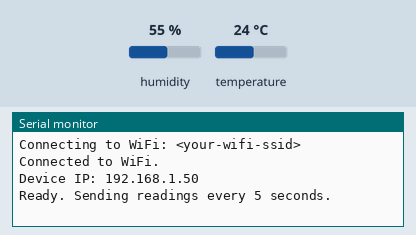
This sketch was run on a simulated Arduino Uno R4 WiFi. Shown: the last lines printed to the serial monitor. Inputs (shaded band) come from the test bench; at power-on: humidity 55 %, temperature 24 °C. WiFi joins after 1.5 s; servers stay silent unless stated; uploads are accepted with an empty reply.

Above: at 2.7 s.
2.8 s: humidity set to 22 %
At 6.2 s:
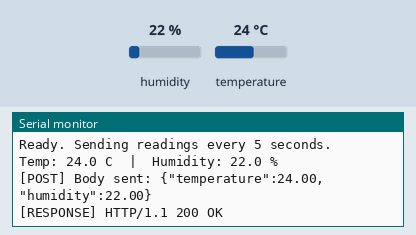
9.7 s: temperature set to 12 °C
At 10.18 s:
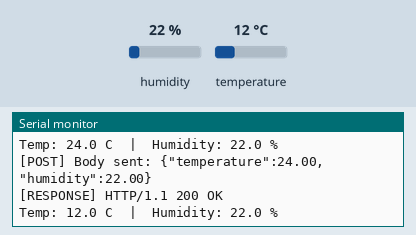
16.6 s: humidity set to 40 %
At 21.2 s:
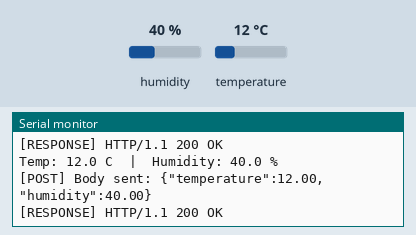

Measured:
- after the input at 2.8 s, the serial monitor: prints a new line after 2.2 s (image 1)
- after the input at 9.7 s, the serial monitor: prints a new line after 0.32 s (image 2)
- after the input at 16.6 s, the serial monitor: prints a new line after 3.4 s (image 3)

The sketch:

ForecastIoT.ino
```cpp
#include "DHT.h"
#include "WiFiS3.h"

// DHT11 sensor configuration
#define DHTPIN    2
#define DHTTYPE   DHT11
DHT dht(DHTPIN, DHTTYPE);

// WiFi credentials
char ssid[] = "<your-wifi-ssid>";
char pass[] = "<your-wifi-password>";

// Backend server
char server[] = "<your-backend-server-ip>";
int  port     = 3000;

WiFiClient client;

// Interval between sensor reads (milliseconds)
const unsigned long READ_INTERVAL = 5000;
unsigned long lastReadTime = 0;

void setup() {
  Serial.begin(9600);
  dht.begin();

  Serial.print("Connecting to WiFi: ");
  Serial.println(ssid);

  while (WiFi.begin(ssid, pass) != WL_CONNECTED) {
    Serial.print(".");
    delay(1000);
  }

  Serial.println("\nConnected to WiFi.");
  Serial.print("Device IP: ");
  Serial.println(WiFi.localIP());
  Serial.println("Ready. Sending readings every 5 seconds.\n");
}

void loop() {
  unsigned long now = millis();

  // Only read and send after the interval has elapsed
  if (now - lastReadTime < READ_INTERVAL) {
    return;
  }
  lastReadTime = now;

  float humidity    = dht.readHumidity();
  float temperature = dht.readTemperature();  // Celsius

  if (isnan(humidity) || isnan(temperature)) {
    Serial.println("[ERROR] Failed to read from DHT11 sensor. Check wiring.");
    return;
  }

  Serial.print("Temp: ");
  Serial.print(temperature, 1);
  Serial.print(" C  |  Humidity: ");
  Serial.print(humidity, 1);
  Serial.println(" %");

  sendReading(temperature, humidity);
}

/*
 * Builds and sends an HTTP POST request with a JSON body to the backend.
 * Endpoint: POST /api/readings
 */
void sendReading(float temperature, float humidity) {
  if (!client.connect(server, port)) {
    Serial.println("[ERROR] Could not connect to backend server.");
    return;
  }

  // Build the JSON payload
  String body = "{\"temperature\":" + String(temperature, 2)
              + ",\"humidity\":"    + String(humidity, 2) + "}";

  // Send the HTTP request
  client.println("POST /api/readings HTTP/1.1");
  client.println("Host: " + String(server));
  client.println("Content-Type: application/json");
  client.println("Content-Length: " + String(body.length()));
  client.println("Connection: close");
  client.println();
  client.println(body);

  Serial.print("[POST] Body sent: ");
  Serial.println(body);

  // Read and print the server response status line
  unsigned long timeout = millis();
  while (client.available() == 0) {
    if (millis() - timeout > 5000) {
      Serial.println("[ERROR] Server response timed out.");
      client.stop();
      return;
    }
  }

  // Print only the first response line (status) to Serial for debugging
  if (client.available()) {
    String statusLine = client.readStringUntil('\n');
    Serial.print("[RESPONSE] ");
    Serial.println(statusLine);
  }

  client.stop();
}
```
